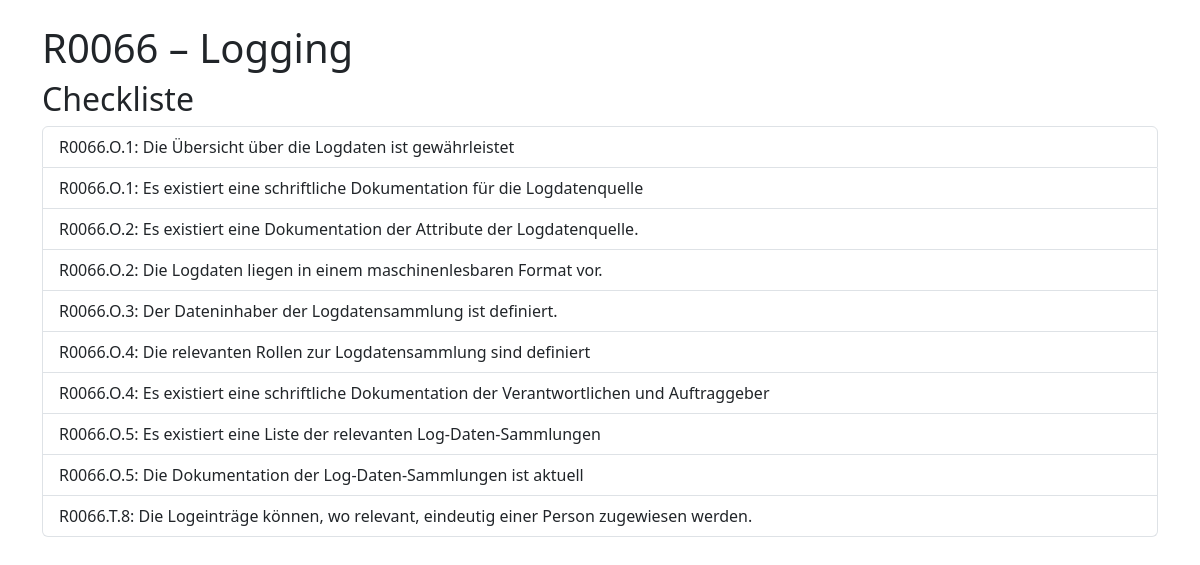
The app's page /dokumente/R0066/checkliste/, older data.
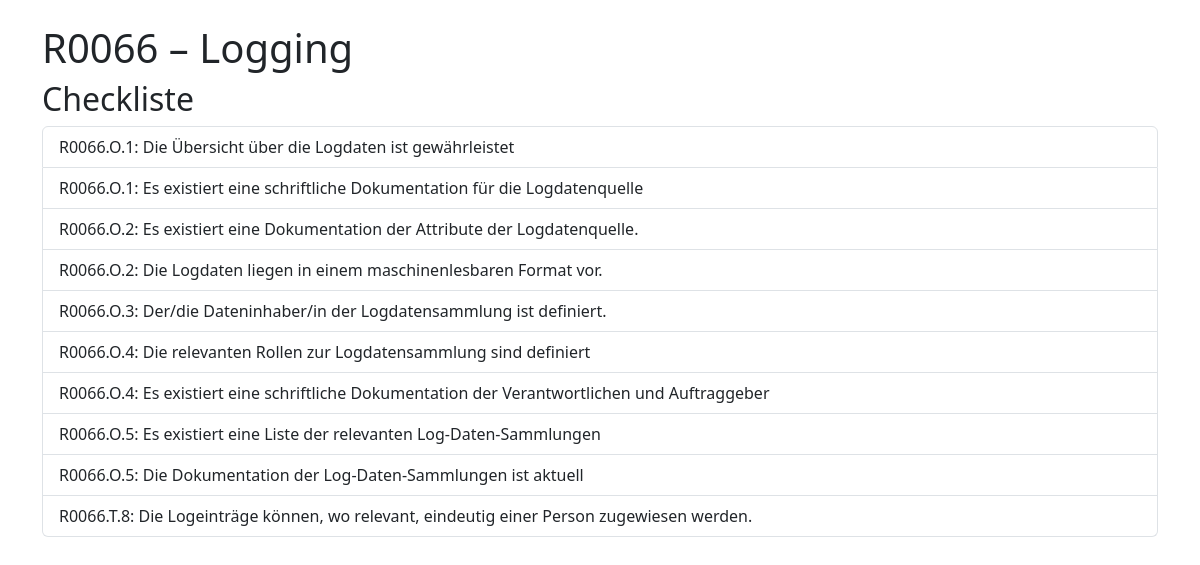
The same page, newer data.
### dokumente/models.py (models this page shows, shortened)
class Checklistenfrage(models.Model):
    vorgabe=models.ForeignKey(Vorgabe, on_delete=models.CASCADE, related_name="checklistenfragen")
    frage = models.CharField(max_length=255)
    class Meta:
        verbose_name_plural="Fragen für Checkliste"
        verbose_name="Frage für Checkliste"

### dokumente/views.py (the view)
# urls.py: path('<str:nummer>/checkliste/', views.standard_checkliste, name='standard_checkliste'),
def standard_checkliste(request, nummer):
    standard = get_object_or_404(Dokument, nummer=nummer)
    vorgaben = list(standard.vorgaben.all())
    return render(request, 'standards/standard_checkliste.html', {
        'standard': standard,
        'vorgaben': vorgaben,
    })

### dokumente/models.py (called while the page is built)
    def __str__(self):
        return f"{self.nummer} – {self.name}"

    def Vorgabennummer(self):
        return str(self.dokument.nummer)+"."+self.thema.name[0]+"."+str(self.nummer)

### dokumente/templates/standards/standard_checkliste.html (shortened to what this page needs)
<!DOCTYPE html>
<html>
<head>
  <link href="https://cdn.jsdelivr.net/npm/bootstrap@5.3.0/dist/css/bootstrap.min.css" rel="stylesheet">
  {% load static %}
</head>
<body class="container py-4">
<h1>{{ standard.nummer }} – {{ standard.name }}</h1>
<h2>Checkliste</h2>
      <ul class="list-group">
{% for vorgabe in vorgaben %}
      {% if vorgabe.checklistenfragen.all %}
          {% for frage in vorgabe.checklistenfragen.all %}
            <li class="list-group-item">{{ vorgabe.Vorgabennummer }}: {{ frage.frage }}</li>
          {% endfor %}
      {% endif %}
{% endfor %}
        </ul>
</body>
</html>

Row changes from the older to the newer data that the page shows:
changed Checklistenfrage: frage "Der Dateninhaber der Logdatensammlung ist definiert." → "Der/die Dateninhaber/in der Logdatensammlung ist definiert."
